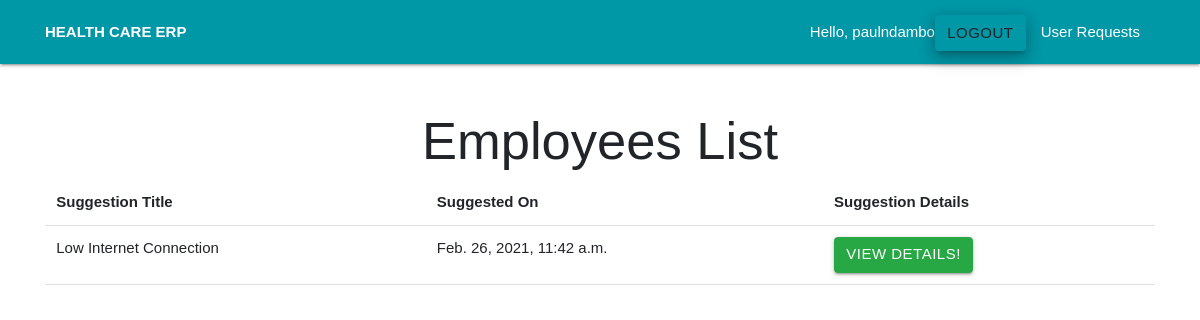
/HumanResource/suggestions/ (signed in), run on the app's committed database.
### HumanResource/models.py (models this page shows, shortened)
class Suggestion(models.Model):
    issue_title = models.CharField(max_length=200)
    issue_description = models.TextField()
    report_date = models.DateTimeField(default=timezone.now)

### HumanResource/views.py (the view)
# urls.py: path("suggestions/", views.suggestions, name="suggestions"),
def suggestions(request):
    suggestions = Suggestion.objects.all()
    context = {
        "suggestions": suggestions
    }
    return render(request, "hr/suggestions.html", context)

### HumanResource/templates/hr/suggestions.html
{% extends "base_layout.html" %}
{% block heading %}
    <h1 class="display-4 text-center">Employees List</h1>
{% endblock heading %}
 {% block content %}
 <table class="table table-borderless">
     <thead class="border-bottom font-weight-bold">
         <tr>
             <td>Suggestion Title</td>
             <td>Suggested On</td>
             <td>Suggestion Details</td>
         </tr>
     </thead>
     <tbody>
         {% for suggestion in suggestions %}
            <tr>
                <td>{{ suggestion.issue_title }}</td>
                <td>{{ suggestion.report_date }}</td>
                <td><a href="{% url 'suggestion_details' suggestion.id %}" class="btn btn-success">View Details!</a></td>
            </tr>
         {% endfor %}
     </tbody>
 </table>
{% endblock %}

### templates/base_layout.html (shortened to what this page needs)
{% load static from static %}
<!DOCTYPE html>
<html>
<head>
    <link rel="stylesheet" href="https://cdnjs.cloudflare.com/ajax/libs/materialize/1.0.0/css/materialize.min.css">
    <link rel="stylesheet" href="{% static 'css/styles.css' %}">
    <link rel="stylesheet" href="{% static 'css/materialize.min.css' %}">
    <link rel="stylesheet" href="{% static 'css/bootstrap/bootstrap.css' %}">
    <link rel="stylesheet" href="{% static 'css/bootstrap/bootstrap.min.css' %}">
    <link rel="stylesheet" href="{% static 'css/bootstrap/bootstrap-grid.css' %}">
    <link rel="stylesheet" href="{% static 'css/bootstrap/bootstrap-reboot.css' %}">
    <link rel="stylesheet" href="{% static 'css/font-awesome/font-awesome.css' %}">
    <link rel="stylesheet" href="{% static 'css/font-awesome/brand.css' %}">
    <link rel="stylesheet" href="{% static 'css/font-awesome/solid.css' %}">
    <link rel="stylesheet" href="{% static 'css/custom/auth.css' %}">
</head>
<body>
    <header class="wrapper">
        <nav class="cyan darken-2">
            <div class="nav-wrapper container">
                <a href="/"> <b>HEALTH CARE ERP</b></a>
                <ul id="nav-mobile" class="right">
                    {% if user.is_authenticated %}
                    <li>Hello, {{ request.user.username }} </li>
                    <li>
                        <form class="logout-link" action="{% url 'accounts:logout' %}" method="post">
                            <button class="btn z-depth-3" type="submit">Logout</button>
                        </form>
                    </li>
                    {% if user.is_superuser %}
                    <li><a href="{% url 'accounts:requests' %}">User Requests</a></li>
                    {% endif %}
                    {% else %}
                    <li><a href="{% url 'accounts:login' %}">Login</a></li>
                    <li><a href="{% url 'accounts:signup' %}">Signup</a></li>
                    {% endif %}
                </ul>
            </div>
        </nav>
    </header>
    <div class="wrapper container mt-5">
        {% block heading %}
        {% endblock heading %}
        {% block content %}
        {% endblock %}
    </div>
</body>
</html>

### static/css/custom/auth.css (style rules this page uses)
* { margin: 0; padding: 0; font-family: sans-serif; }

### data on the page
Suggestion: issue_title "Low Internet Connection", report_date "Feb. 26, 2021, 11:42 a.m."

### other printed values
{{ request.user.username }} "paulndambo"
